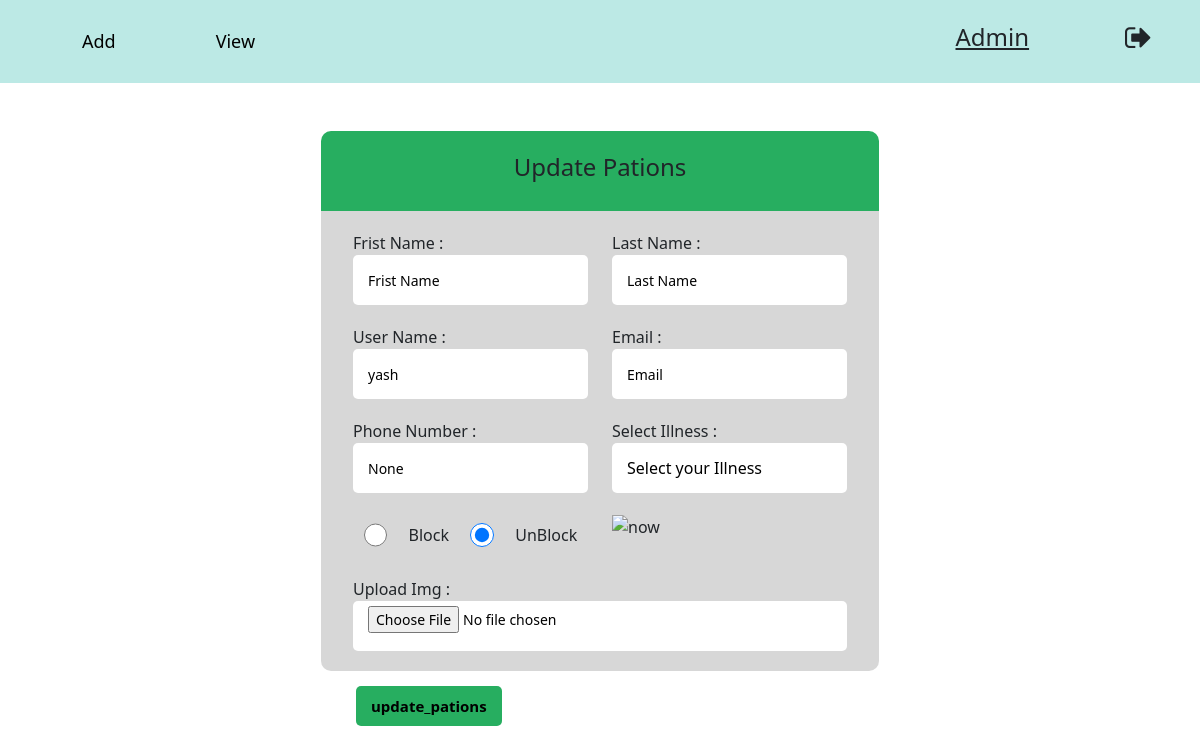
/view-pations/update/7 (signed in), run on the app's committed database.
### hospital/models.py (models this page shows)
class User(AbstractUser):
    lillness = models.ForeignKey(Lillnes,on_delete=models.CASCADE,blank=True,null=True,db_column="Illnes_Id",)
    room=models.ForeignKey(room,on_delete=models.CASCADE,blank=True,null=True,db_column='Room_Id')
    medicines=models.TextField(db_column="Medicines",blank=True,null=True)
    fess = models.IntegerField(db_column="Fess",blank=True,null=True)
    category = models.CharField(db_column="Category",max_length=255,blank=True,null=True)
    phone = models.BigIntegerField(db_column="Phone",blank=True,null=True)
    img = models.ImageField(upload_to='img',blank=True,null=True,db_column="User_Img")
    doctor_id = models.IntegerField(db_column="Doctor_Id",blank=True,null=True)
    staff_id = models.IntegerField(db_column="Staff_Id",blank=True,null=True)
    check_out_status = models.CharField(db_column="Check_Out",default=False,max_length=255)
    doctor_category = models.CharField(db_column="D_Category",default="Mbbs",blank=False,max_length=255)
    staff_category = models.CharField(db_column="S_Category", default="Compounder", blank=False, max_length=255)
    user_bed = models.IntegerField(db_column="Bed_Id",blank=True,null=True)
    user_bills = models.IntegerField(db_column='Total_Bills',blank=True,null=True)

### hospital/pations.py (the view, shortened to what this page needs)
# urls.py: path('view-pations/update/<int:id>',pations.update,name='update-pations'),
@login_required(login_url='/login/')
def update(request, id):
    if request.user.is_superuser == True:
        pation_data = User.objects.get(id=id)
        data_illness = Lillnes.objects.all()
        contex = {
            'pation_data': pation_data,
            'data': data_illness
        }
        return render(request, 'add_pations.html', contex)
    return HttpResponseNotFound('Page Not Found')

### hospital/templates/add_pations.html (shortened to what this page needs)
{% extends 'base.html' %}
    {% block start %}
        <div class="container">
            <form class="add_doctor"  action="" method="POST" enctype="multipart/form-data">
              <div class="form-title">{% if pation_data %}<h4>Update Pations</h4>{% else %}<h4>Add Pations</h4>{% endif %}</div>
              <div class="form-body">
                <div class="row">
                    <div class="d-flex  flex-column w-50">
                        <label>Frist Name :</label>
                        <input type="text" name="fname" placeholder="Frist Name" value="{% if pation_data %}{{ pation_data.first_name }}{% endif %}" required>
                    </div>
                    <div class="d-flex  flex-column w-50">
                        <label>Last Name :</label>
                        <input type="text" name="lname" placeholder="Last Name" value="{% if pation_data %}{{ pation_data.last_name }}{% endif %}" required>
                    </div>
                </div>
                <div class="row">
                    <div class="d-flex  flex-column w-50">
                        <label>User Name :</label>
                        <input type="text" name="username" placeholder="User Name" value="{% if pation_data %}{{ pation_data.username }}{% endif %}" required>
                    </div>
                    <div class="d-flex  flex-column w-50">
                        <label>Email :</label>
                        <input type="email" name="email" placeholder="Email" value="{% if pation_data %}{{ pation_data.email }}{% endif %}" required>
                    </div>
                </div>
                <div class="row">
                    <div class="d-flex  flex-column w-50">
                        <label>Phone Number :</label>
                        <input type="text" name="phone" placeholder="Phone" value="{% if pation_data %}{{ pation_data.phone }}{% endif %}"  required>
                    </div>
                    <div class="d-flex  flex-column w-50">
                        <label>Select Illness :</label>
                        <select name="lillness" required>
                            <option value="" disabled selected>Select your Illness</option>
                        </select>
                    </div>
                </div>
                <div class="row">
                    {% if pation_data %}
                    <div class="row w-50">
                        <input type="radio" name="block" value="False" {% if pation_data.is_active == False %}checked{% endif %}> Block
                        <input type="radio" name="block" value="True"  {% if pation_data.is_active == True %}checked{% endif %}> UnBlock
                    </div>
                    <div class="w-50">
                        <img src="http://127.0.0.1:8000/media/{{pation_data.img}}" alt="now" class="w-25"><br>
                    </div>
                    {% endif %}
                </div>
                <div class="row">
                    <div class="d-flex  flex-column w-100">
                        <label>Upload Img :</label>
                        <input type="file" name="img" >
                    </div>
                </div>
              </div>
              <div class="form-footer">
                <input type="submit" name="{% if pation_data %}update_pations{% else %}add_pations{% endif %}" value="{% if pation_data %}update_pations{% else %}add_pations{% endif %}">
              </div>
            </form>
        </div>
    {% endblock %}

### hospital/static/style/style.css (style rules this page uses)
.form-title { width: 100%; display: flex; align-items: center; justify-content: center; height: 80px; font-size: 20px; font-weight: bold; background: #27ae60; border-radius: 10px 10px 0 0; }
.form-body { padding: 10px; background: #cfcfcfd4; border-radius: 0 0 10px 10px; }
.row { display: flex; justify-content: space-around; padding: 10px; }
input[type="text"], input[type="email"], input[type="number"], input[type="file"], input[type="password"], select { appearance: none; width: 88%; margin: 0 15px; height: 50px; padding: 5px 15px; border-radius: 5px; outline: none; border: none; background: #e8ebed; color: #576366; font-size: 14px; }
.form-footer { margin: 0 25px 15px 25px; padding: 15px 10px; }
input[type="submit"] { display: inline-block; height: 40px; border: none; border-radius: 5px; padding: 5px 15px; background: #27ae60; font-size: 15px; font-weight: bold; }
::placeholder { color: rgb(0, 0, 0); }
.add_doctor { width: 50%; margin: auto; }
.add_doctor .row { width: 100%; margin: auto; }
.add_doctor .row input[type="text"], input[type="email"], input[type="number"], input[type="file"] { width: 100%; background: white; margin: 0; color: black !important; }
select { width: 100% !important; background: white !important; color: black !important; }
input[type="radio"] { width: 10%; }

### data on the page
User: username "yash", phone "None", is_active "☑"
